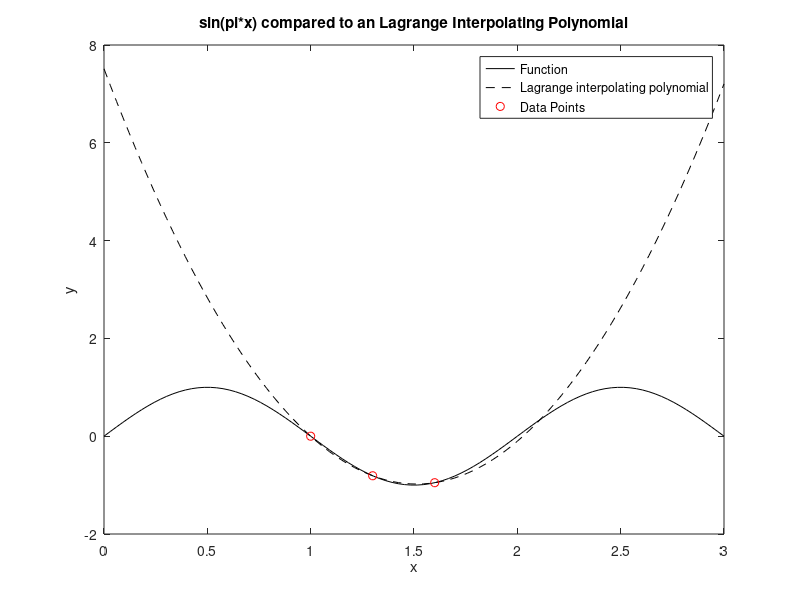
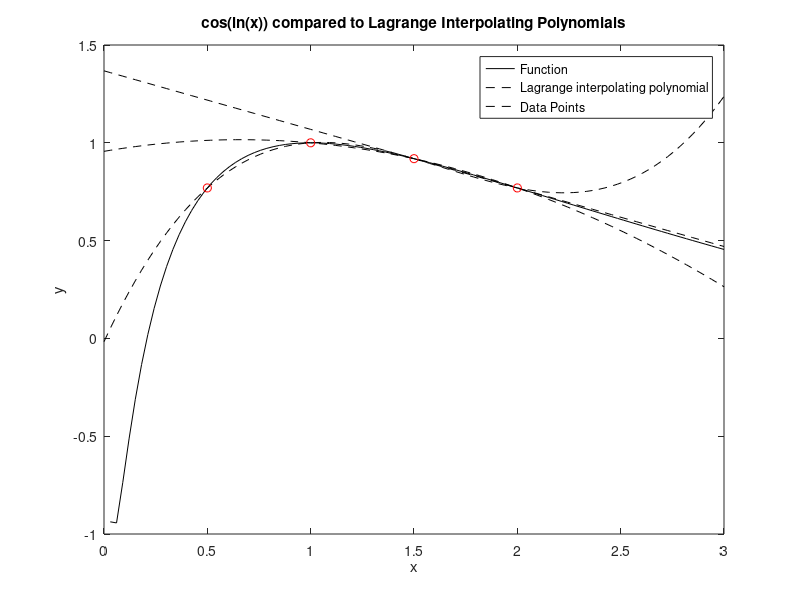

The MATLAB source for these figures, in order:
%% Part 1: Comparison of Equation Solving Methods
% Compares solving x = 3^-x through fixed-point iteration, Aitken's method, and Steffenson's method

fprintf('Part 1: Comparison of Equation Solving Methods\n')

tolerance = 10^-8;

% Set starting value here
p0 = 0.5;

f = @(x) 3^-x;

currentIteration = 0;
solutionFound = false;

% Fixed-point iteration
while ~solutionFound
    currentIteration = currentIteration + 1;
    P = f(p0);
    if abs((P-p0)/P) < tolerance
        solutionFound = true;
    end
    p0 = P;
end

fprintf('Fixed-point iteration\n')
fprintf('Tolerance:  %e,  Approximation:  %.8f,  Iterations:  %d\n', tolerance, P, currentIteration)

p0 = 0.5;
p1 = f(p0);

currentIteration = 0;
solutionFound = false;

% Aitken's Method
while ~solutionFound
    currentIteration = currentIteration + 1;
    p2 = f(p1);
    hatP1 = p0 - (p1-p0)^2/(p2-(2*p1)+p0);
    % verifies that hatP0 exists before comparison. hatP0 dies not exist on
    % first loop because there is only one HatP value so it can not be
    % compared against anything
    if exist('hatP0', 'var') && abs((hatP1-hatP0)/hatP1) < tolerance
        solutionFound = true;
    end
    p0 = p1;
    p1 = p2;
    hatP0 = hatP1;
end


fprintf('Aitken''s Method\n')
fprintf('Tolerance:  %e,  Approximation:  %.8f,  Iterations:  %d\n', tolerance, P, currentIteration)

p0 = 0.5;

currentIteration = 0;
solutionFound = false;

% Steffenson's Method
while ~solutionFound
    currentIteration = currentIteration + 1;
    p1 = f(p0);
    p2 = f(p1);
    P = p0 - (p1 - p0)^2/(p2-(2*p1)+p0);
    if abs((P-p0)/P) < tolerance
        solutionFound = true;
    end
    p0 = P;
end

fprintf('Steffenson''s Method\n')
fprintf('Tolerance:  %e,  Approximation:  %.8f,  Iterations:  %d\n', tolerance, P, currentIteration)

%% Part 2: Lagrange Interpolating Polynomial
% Graphs the Lagrange Interpolating Polynomial for sin(pi*x) with points
% x = 1, 1.3, 1.6 against the graph of the actual function

fprintf('\nPart 2: Lagrange Interpolating Polynomial\n')

f = @(x) sin(pi*x);

x0 = 1;
x1 = 1.3;
x2 = 1.6;

L0 = @(x) ((x-x1).*(x-x2))/((x0-x1)*(x0-x2));
L1 = @(x) ((x-x0).*(x-x2))/((x1-x0)*(x1-x2));
L2 = @(x) ((x-x0).*(x-x1))/((x2-x0)*(x2-x1));
P = @(x) (f(x0)*L0(x)) + (f(x1)*L1(x)) + (f(x2)*L2(x));

x = linspace(0,3,100);
dataPoints = [x0 x1 x2];

figure;
plot(x, f(x), '-k');
hold on;
plot(x, P(x), '--k');
plot(dataPoints, f(dataPoints), 'or');
hold off;
xlabel('x');
ylabel('y');
title('sin(pi*x) compared to an Lagrange Interpolating Polynomial');
legend('Function', 'Lagrange interpolating polynomial', 'Data Points');

fprintf('Approximation of f(0.85): %f, Absolute Error: %f\n', P(0.85), abs(f(0.85) - P(0.85)));
fprintf('Approximation of f(1.15): %f, Absolute Error: %f\n', P(1.15), abs(f(1.15) - P(1.15)));
fprintf('Approximation of f(1.45): %f, Absolute Error: %f\n', P(1.45), abs(f(1.45) - P(1.45)));
fprintf('Approximation of f(1.75): %f, Absolute Error: %f\n', P(1.75), abs(f(1.75) - P(1.75)));

%% Part 3: Comparing Lagrange Interpolating Polynomials
% Graphs a 1st, 2nd, and 3rd degree Lagrange Polynomial

fprintf('\nPart 3: Comparing Lagrange Interpolating Polynomials\n')

f = @(x) cos(log(x));

x0 = 0.5;
x1 = 1;
x2 = 1.5;
x3 = 2;

x = linspace(0,3,100);
dataPoints = [x0 x1 x2 x3];

% 1st Degree Langrange Polynomial

L10 = @(x) (x-x3)/(x2-x3);
L11 = @(x) (x-x2)/(x3-x2);
P1 = @(x)  (f(x2)*L10(x)) + (f(x3)*L11(x));

% 2nd Degree Lagrange Polynomial

L20 = @(x) ((x-x2).*(x-x3))/((x1-x2)*(x1-x3));
L21 = @(x) ((x-x1).*(x-x3))/((x2-x1)*(x2-x3));
L22 = @(x) ((x-x1).*(x-x2))/((x3-x1)*(x3-x2));
P2 = @(x) (f(x1)*L20(x)) + (f(x2)*L21(x)) + (f(x3)*L22(x));

% 3rd Degree Lagrange Polynomial

L30 = @(x) ((x-x1).*(x-x2).*(x-x3))/((x0-x1)*(x0-x2)*(x0-x3));
L31 = @(x) ((x-x0).*(x-x2).*(x-x3))/((x1-x0)*(x1-x2)*(x1-x3));
L32 = @(x) ((x-x0).*(x-x1).*(x-x3))/((x2-x0)*(x2-x1)*(x2-x3));
L33 = @(x) ((x-x0).*(x-x1).*(x-x2))/((x3-x0)*(x3-x1)*(x3-x2));
P3 = @(x) (f(x0)*L30(x)) + (f(x1)*L31(x)) + (f(x2)*L32(x)) + (f(x3)*L33(x));

figure;
plot(x, f(x), '-k');
hold on;
plot(x, P1(x), '--k');
plot(x, P2(x), '--k');
plot(x, P3(x), '--k');
plot(dataPoints, f(dataPoints), 'or');
hold off;
xlabel('x');
ylabel('y');
title('cos(ln(x)) compared to Lagrange Interpolating Polynomials');
legend('Function', 'Lagrange interpolating polynomial', 'Data Points');

fprintf('Approximation using 1st degree: %f, Absolute Error: %f\n', P1(1.75), abs(f(1.75) - P1(1.75)));
fprintf('Approximation using 2nd degree: %f, Absolute Error: %f\n', P2(1.75), abs(f(1.75) - P2(1.75)));
fprintf('Approximation using 3rd degree: %f, Absolute Error: %f\n', P3(1.75), abs(f(1.75) - P3(1.75)));

fprintf('The 1st degree interpolating polynomial function had the best approximation\n');